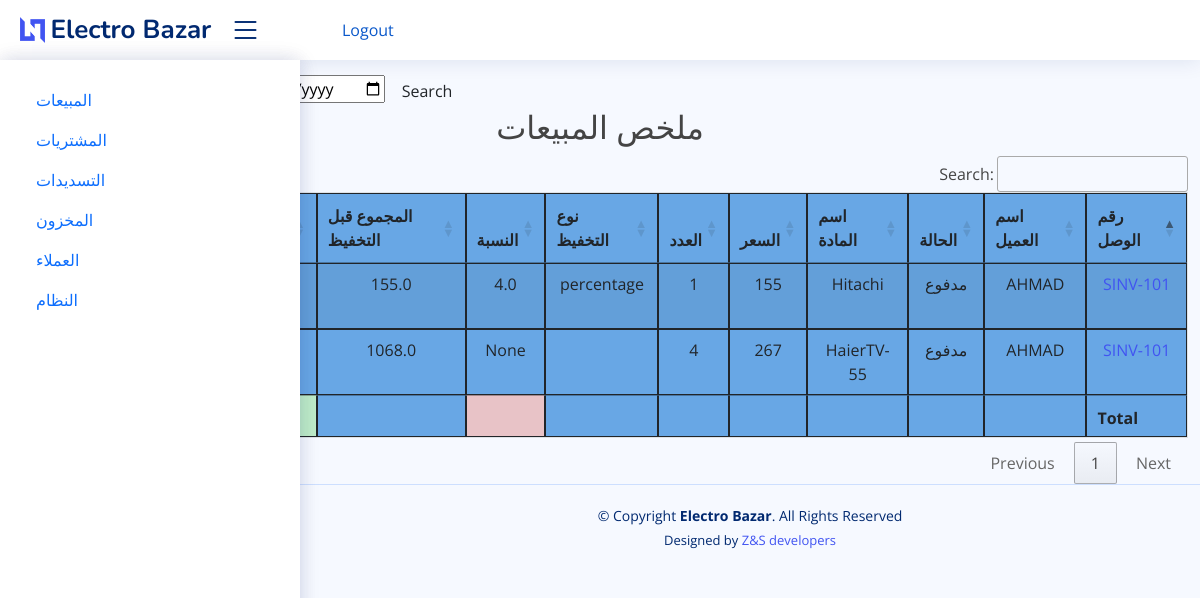
The page /sales_report on the database as committed earlier.
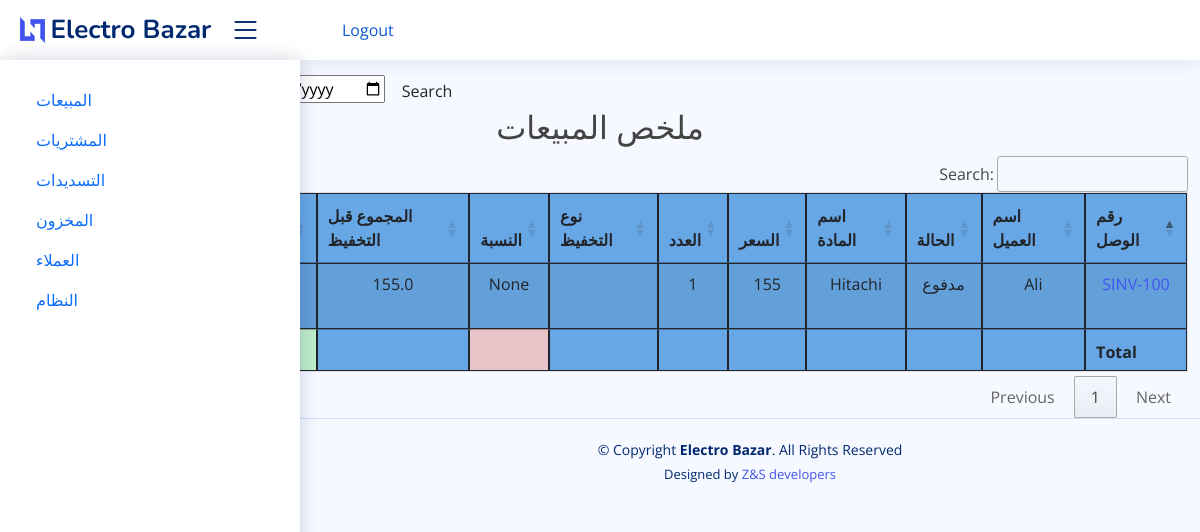
The same page on the database as committed later.
### electro/models.py (models this page shows, shortened)
class SaleItem(models.Model):
    sales_invoice = models.ForeignKey(SaleInvoice, on_delete=models.CASCADE)
    item = models.ForeignKey(Item, on_delete=models.CASCADE)
    qty = models.PositiveSmallIntegerField(default=1)
    sub_total = models.FloatField(validators=[MinValueValidator(0.01)],default=0)
    total_amt = models.FloatField(validators=[MinValueValidator(0.01)],default=0,editable=False)
    sale_date = models.DateTimeField(auto_now_add=True)
    discount_type = models.CharField(max_length=10, choices=(
        ('amount', 'Amount'),
        ('percentage', 'Percentage')
    ), blank=True)
    discount_value = models.FloatField(blank=True, null=True)
    class Meta:
        verbose_name_plural = '9. Sales Item'

class SaleInvoice(models.Model):
    STATUS = (
        ('مدفوع', 'مدفوع'),
        ('غير مدفوع', 'غير مدفوع'),
        ('قسط ', ' قسط'),
    )
    invoice_number = models.CharField(unique=True, editable=False, max_length=10)
    customer_name = models.ForeignKey(Customer, on_delete=models.CASCADE)
    status = models.CharField(max_length=10, choices=STATUS, default='مدفوع')
    date = models.DateTimeField()
    note = models.CharField(max_length=100, blank=True)
    class Meta:
        verbose_name_plural = '3. پسولەی فرۆشتن'

class Customer(models.Model):
    customer_name = models.CharField(max_length=50, blank=True)
    customer_mobile = models.CharField(max_length=50, blank=True)
    customer_address = models.TextField(blank=True)
    city = models.CharField(max_length=50, blank=True)
    class Meta:
        verbose_name_plural = '2. کڕیار'
    def __str__(self):
        return self.customer_name

class Item(models.Model):
    PRICELIST = (
        ('مفرد', 'مفرد'),
        ('جملة', 'جملة'),
        ('شراء', 'شراء'),
        ('قسط', 'قسط'),
    )
    name = models.CharField(max_length=255)
    price = models.PositiveIntegerField(default=1)
    price_list = models.CharField(max_length=8, choices=PRICELIST, default='مفرد')
    class Meta:
        verbose_name_plural = 'مواد'

### electro/views.py (the view)
# urls.py: path('sales_report', views.sales_repoert, name="sales_report"),
def sales_repoert(request):
    s_reports = SaleItem.objects.select_related()
    s_inv_reports = SaleInvoice.objects.select_related()
    myFilter = Sales_Filter(request.GET, queryset=s_reports)
    s_reports = myFilter.qs
    reports = list(chain(s_reports, s_inv_reports))
    context = {'s_reports': s_reports, 'myFilter': myFilter}
    return render(request, 'electro/reports/sales_report.html', context)

### electro/templates/electro/reports/sales_report.html (shortened to what this page needs)
{% extends 'electro/base.html' %}
{% block content %}
    <br>
    <br> <br>
    <form class="form-a">
        To: <input type="date" value={{ myFilter.form.min_date }}</input>
        <button type="submit" class="btn btn-b">Search</button>
    </form>
    <h2 class="text-center"> ملخص المبيعات </h2>
    <table id="example1" class="table table-striped" style="background-color: #68a7e5" dir="rtl">
        <thead>
        <tr>
            <th>رقم الوصل</th>
            <th>اسم العميل</th>
            <th>الحالة</th>
            <th>اسم المادة</th>
            <th>السعر</th>
            <th>العدد</th>
            <th>نوع التخفيظ</th>
            <th>النسبة</th>
            <th> المجموع قبل التخفيظ</th>
            <th> المجموع بعد التخفيظ</th>
            <th>التاريخ</th>
        </tr>
        </thead>
        <tbody>
        {% for i in s_reports %}
            <tr align="center">
                <td><a href="{% url 'single_sale' i.sales_invoice.id %}">{{ i.sales_invoice.invoice_number }}</a></td>
                <td>{{ i.sales_invoice.customer_name }}</td>
                <td>{{ i.sales_invoice.status }}</td>
                <td>{{ i.item.name }}</td>
                <td>{{ i.item.price }}</td>
                <td>{{ i.qty }}</td>
                <td>{{ i.discount_type }}</td>
                <td>{{ i.discount_value }}</td>
                <td>{{ i.sub_total }}</td>
                <td>{{ i.total_amt }}</td>
                <td>{{ i.sale_date }}</td>
            </tr>
        {% endfor %}
        </tbody>
        <tfoot>
        <th></th>
        <th></th>
        <th></th>
        <th></th>
        <th></th>
        <th></th>
        <th></th>
        <th style="background-color: #e8c3c7"></th>
        <th></th>
        </tfoot>
    </table>
{% endblock %}

Rows that differ between the two databases and show on the page:
removed SaleItem: sales_invoice.invoice_number "SINV-101", sales_invoice.customer_name "AHMAD", sales_invoice.status "مدفوع", item.name "Hitachi", item.price "155", qty "1", discount_type "percentage", discount_value "4.0", sub_total "155.0"
removed SaleItem: sales_invoice.invoice_number "SINV-101", sales_invoice.customer_name "AHMAD", sales_invoice.status "مدفوع", item.name "HaierTV-55", item.price "267", qty "4", discount_value "None", sub_total "1068.0"
added SaleItem: sales_invoice.invoice_number "SINV-100", sales_invoice.customer_name "Ali", sales_invoice.status "مدفوع", item.name "Hitachi", item.price "155", qty "1", discount_value "None", sub_total "155.0"
